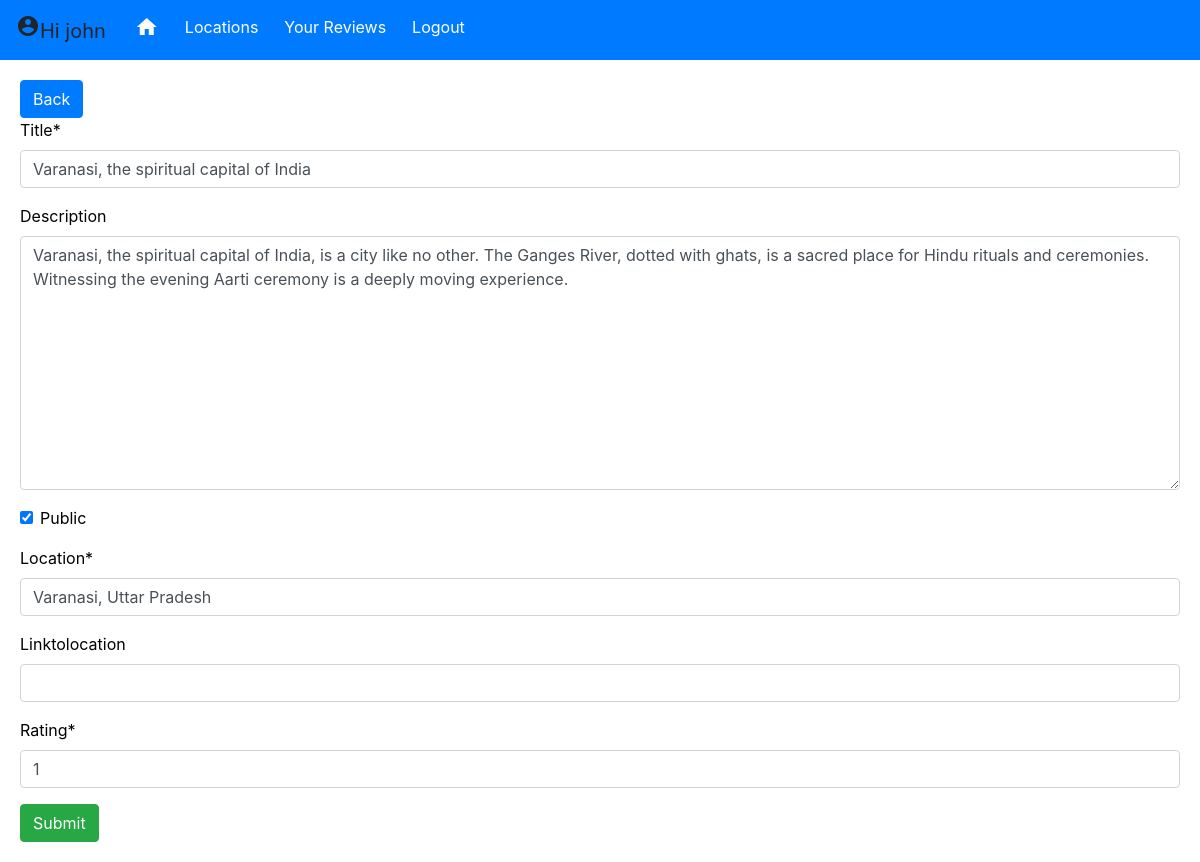
Page /update/12/ (signed in) on the earlier database version.
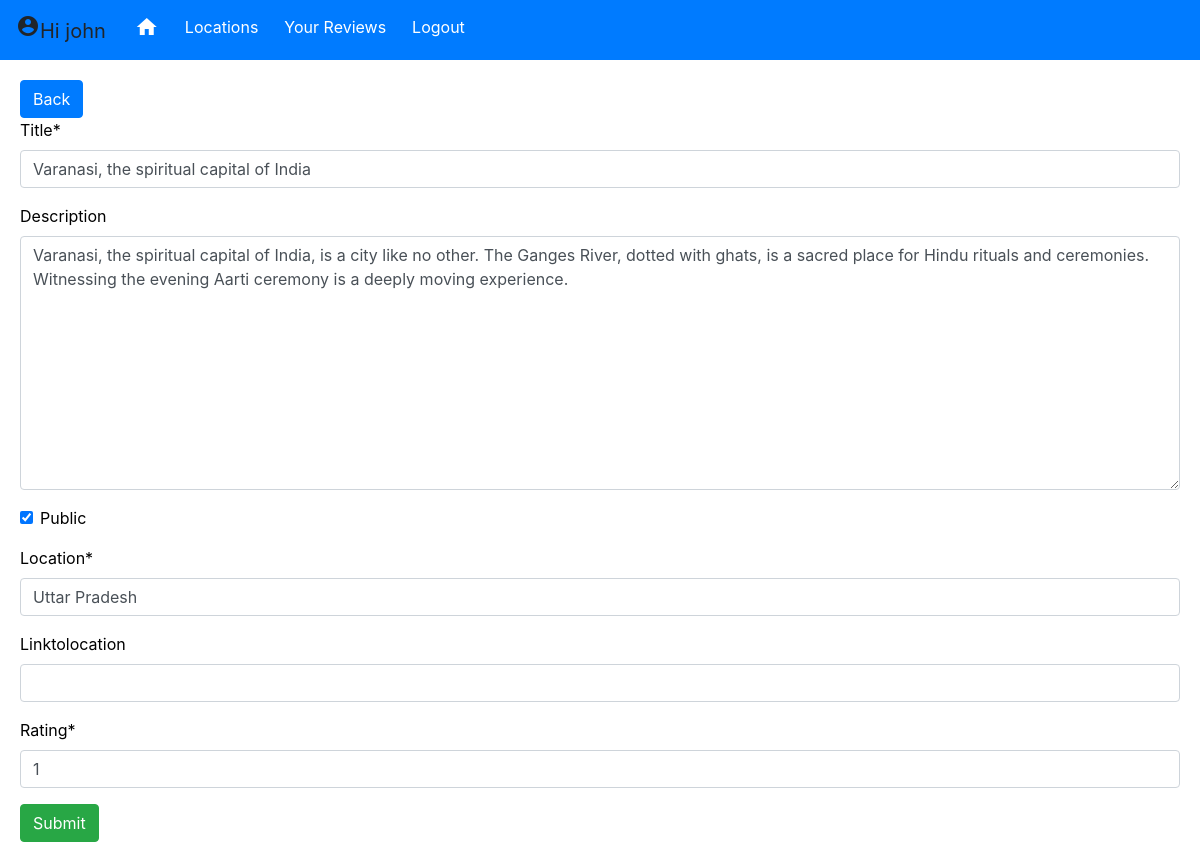
Same page on the later database version.
### base/models.py (models this page shows, shortened)
class Review(models.Model):
    user = models.ForeignKey(User, on_delete=models.CASCADE, null=True,blank=True)
    title  = models.CharField(max_length=200)
    description = models.TextField(null=True,blank=True)
    location = models.CharField(max_length=200)
    linktolocation = models.URLField(null=True,blank=True)
    public = models.BooleanField(default=True)
    date  = models.DateField(auto_now_add=True)
    rating = models.SmallIntegerField(default=1,validators=[MinValueValidator(0),MaxValueValidator(5)])
    class Meta:
        ordering = ['date']

### base/views.py (the view)
# urls.py: path('update/<int:pk>/',views.ReviewUpdate.as_view(), name= 'update'),
class ReviewUpdate(LoginRequiredMixin,UpdateView):
    model = Review
    fields = ['title','description','public','location','linktolocation','rating']
    success_url = reverse_lazy('userreviewlist')

### base/templates/base/review_form.html (shortened to what this page needs)
{% extends 'base/mainbase.html' %}
{%load crispy_forms_tags %}
{% block main %}
    <a style="color: white;" href="{% url 'userreviewlist' %}"><div class="btn btn-primary" >Back</div></a>
<form method="POST">
    {{form|crispy}}
    <input class="btn btn-success" type="submit" value="Submit">
</form>
{% endblock %}

Differences in the rows shown:
changed Review "Varanasi, the spiritual capital of India": location "Varanasi, Uttar Pradesh" → "Uttar Pradesh"
